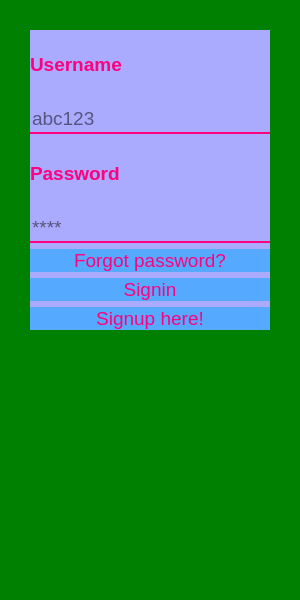
<?xml version="1.0" encoding="UTF-8"?>
<ui version="4.0">
 <class>MainWindow</class>
 <widget class="QMainWindow" name="MainWindow">
  <property name="geometry">
   <rect>
    <x>0</x>
    <y>0</y>
    <width>300</width>
    <height>600</height>
   </rect>
  </property>
  <property name="sizePolicy">
   <sizepolicy hsizetype="Fixed" vsizetype="Fixed">
    <horstretch>0</horstretch>
    <verstretch>0</verstretch>
   </sizepolicy>
  </property>
  <property name="minimumSize">
   <size>
    <width>300</width>
    <height>600</height>
   </size>
  </property>
  <property name="maximumSize">
   <size>
    <width>300</width>
    <height>600</height>
   </size>
  </property>
  <property name="windowTitle">
   <string>MainWindow</string>
  </property>
  <property name="styleSheet">
   <string notr="true">background: green;</string>
  </property>
  <widget class="QWidget" name="centralwidget">
   <widget class="QWidget" name="widget" native="true">
    <property name="geometry">
     <rect>
      <x>30</x>
      <y>30</y>
      <width>240</width>
      <height>300</height>
     </rect>
    </property>
    <property name="sizePolicy">
     <sizepolicy hsizetype="Fixed" vsizetype="Fixed">
      <horstretch>0</horstretch>
      <verstretch>0</verstretch>
     </sizepolicy>
    </property>
    <property name="minimumSize">
     <size>
      <width>240</width>
      <height>300</height>
     </size>
    </property>
    <property name="maximumSize">
     <size>
      <width>240</width>
      <height>300</height>
     </size>
    </property>
    <property name="styleSheet">
     <string notr="true">background: rgb(170, 170, 255);</string>
    </property>
    <layout class="QVBoxLayout" name="verticalLayout">
     <item>
      <widget class="QLabel" name="label">
       <property name="font">
        <font>
         <family>Arial</family>
         <pointsize>14</pointsize>
         <weight>75</weight>
         <bold>true</bold>
        </font>
       </property>
       <property name="styleSheet">
        <string notr="true">color: rgb(255, 0, 127)</string>
       </property>
       <property name="text">
        <string>Username</string>
       </property>
      </widget>
     </item>
     <item>
      <widget class="QLineEdit" name="lineEdit">
       <property name="maximumSize">
        <size>
         <width>240</width>
         <height>30</height>
        </size>
       </property>
       <property name="font">
        <font>
         <family>Arial</family>
         <pointsize>14</pointsize>
        </font>
       </property>
       <property name="styleSheet">
        <string notr="true">border: none;
border-bottom: 2px solid rgb(255, 0, 127);
background: transparent;</string>
       </property>
       <property name="placeholderText">
        <string>abc123</string>
       </property>
      </widget>
     </item>
     <item>
      <widget class="QLabel" name="label_2">
       <property name="font">
        <font>
         <family>Arial</family>
         <pointsize>14</pointsize>
         <weight>75</weight>
         <bold>true</bold>
        </font>
       </property>
       <property name="styleSheet">
        <string notr="true">color: rgb(255, 0, 127)</string>
       </property>
       <property name="text">
        <string>Password</string>
       </property>
      </widget>
     </item>
     <item>
      <widget class="QLineEdit" name="lineEdit_2">
       <property name="maximumSize">
        <size>
         <width>240</width>
         <height>30</height>
        </size>
       </property>
       <property name="font">
        <font>
         <family>Arial</family>
         <pointsize>14</pointsize>
        </font>
       </property>
       <property name="styleSheet">
        <string notr="true">border: none;
border-bottom: 2px solid rgb(255, 0, 127);
background: transparent;</string>
       </property>
       <property name="text">
        <string/>
       </property>
       <property name="echoMode">
        <enum>QLineEdit::Password</enum>
       </property>
       <property name="placeholderText">
        <string>****</string>
       </property>
      </widget>
     </item>
     <item>
      <widget class="QPushButton" name="pushButton_3">
       <property name="font">
        <font>
         <family>Arial</family>
         <pointsize>14</pointsize>
        </font>
       </property>
       <property name="styleSheet">
        <string notr="true">border: none;
color: rgb(255, 0, 127);
background: rgb(85, 170, 255);
</string>
       </property>
       <property name="text">
        <string>Forgot password?</string>
       </property>
      </widget>
     </item>
     <item>
      <widget class="QPushButton" name="pushButton_4">
       <property name="font">
        <font>
         <family>Arial</family>
         <pointsize>14</pointsize>
        </font>
       </property>
       <property name="styleSheet">
        <string notr="true">border: none;
color: rgb(255, 0, 127);
background: rgb(85, 170, 255);
</string>
       </property>
       <property name="text">
        <string>Signin</string>
       </property>
      </widget>
     </item>
     <item>
      <widget class="QPushButton" name="pushButton_5">
       <property name="font">
        <font>
         <family>Arial</family>
         <pointsize>14</pointsize>
        </font>
       </property>
       <property name="styleSheet">
        <string notr="true">border: none;
color: rgb(255, 0, 127);
background: rgb(85, 170, 255);
</string>
       </property>
       <property name="text">
        <string>Signup here!</string>
       </property>
      </widget>
     </item>
    </layout>
   </widget>
  </widget>
 </widget>
 <resources/>
 <connections/>
</ui>
